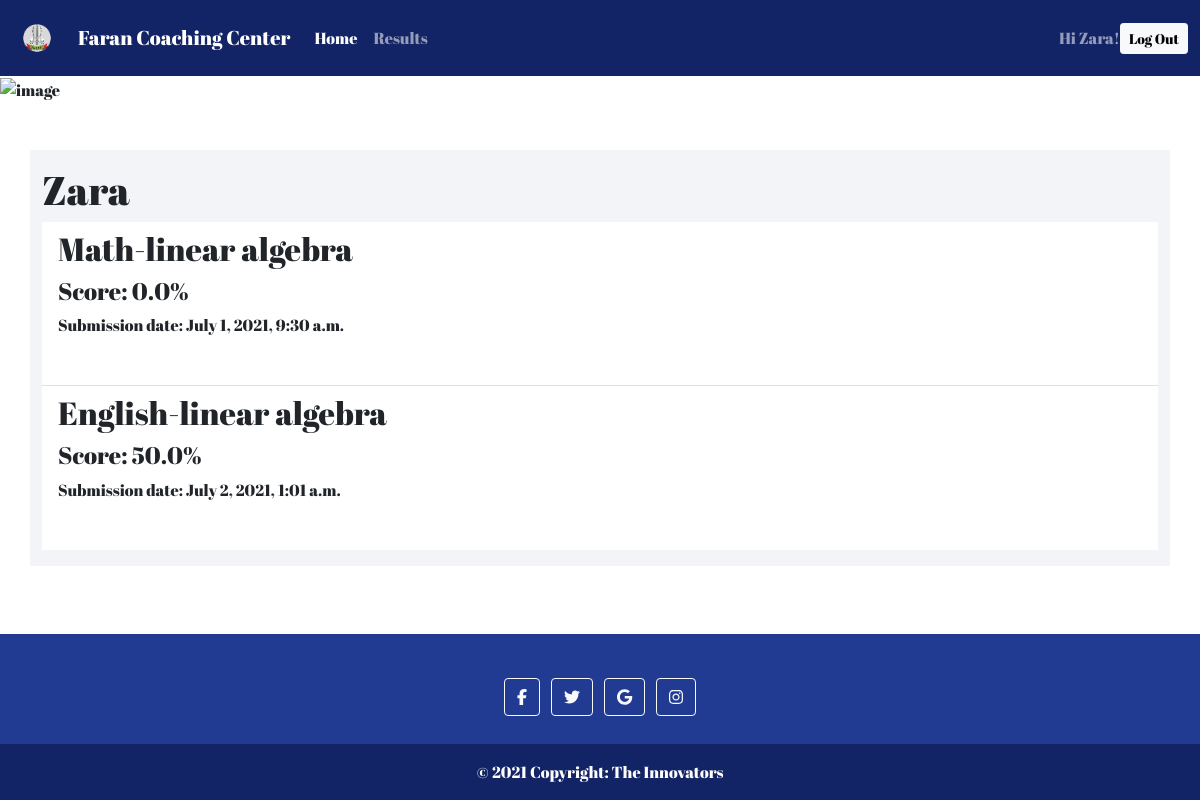
The app's page /user_results (signed in), older data.
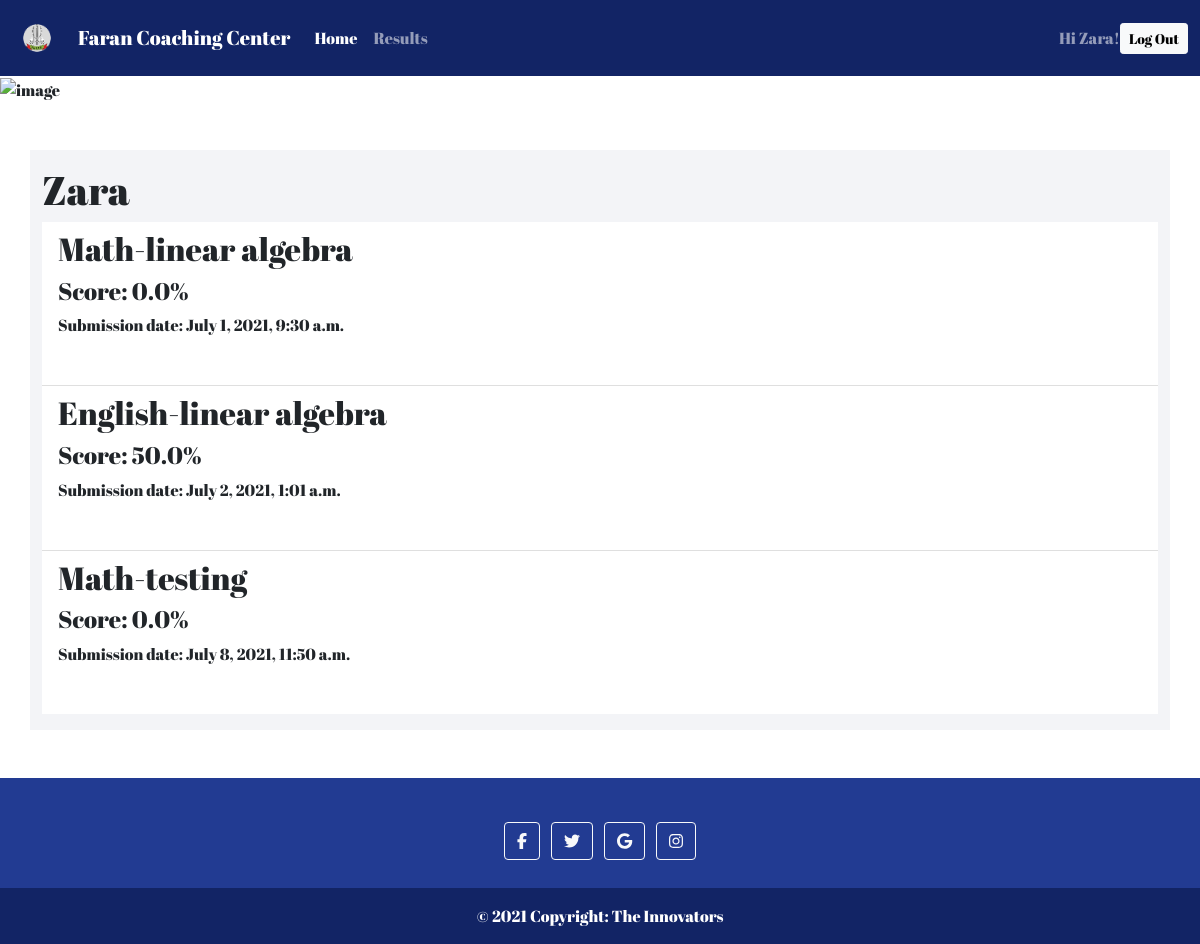
The same page, newer data.
### results/models.py (models this page shows, shortened)
class Result(models.Model):
    test_name = models.ForeignKey(Test, on_delete=models.CASCADE)
    user = models.ForeignKey(User, on_delete=models.CASCADE)
    submitted_date_time = models.DateTimeField(auto_now=False, auto_now_add=False, default=timezone.now)
    score = models.FloatField()

### mcqs/models.py (models this page shows, shortened)
class Test(models.Model):
    name = models.CharField(max_length=120)
    topic = models.CharField(max_length=500)
    number_of_questions = models.IntegerField()
    time = models.IntegerField()
    passing_score = models.IntegerField()
    created_by = models.ForeignKey(User, on_delete=models.CASCADE)
    created_date_time = models.DateTimeField(auto_now=False, auto_now_add=False, default=timezone.now)
    def __str__(self):
        return f"{self.name}-{self.topic}"

### mcqs/views.py (the view)
# urls.py: path('user_results', views.UserResultListView.as_view(), name='user-result-view'),
class UserResultListView(LoginRequiredMixin,ListView):
    model = Result
    template_name = 'mcqs/user_results.html'
    def get_queryset(self):
        return Result.objects.filter(user=self.request.user)

### mcqs/templates/mcqs/user_results.html (shortened to what this page needs)
{% extends "base.html" %}
{% load static %}
{% block content %}
<div class="container mt-5 mb-5 pt-3 pb-3" style="background-color: #F3F4F7;">
<div class="list-group list-group-flush">
<h1>{{user.username}}</h1>
{% if not object_list %}
<h4>No result found</h4>
{% else %}
  {% for obj in object_list %}
  <div class="list-group-item">
    <h2>{{obj.test_name}}</h2>
    <h4>Score: {{obj.score}}%</h4>
    <p>Submission date: {{obj.submitted_date_time}}</p>
    <br>
  </div>
  {% endfor %}
{% endif %}
</div>
</div>
{% endblock content %}

Row changes from the older to the newer data that the page shows:
added Result: test_name "Math-testing", score "0.0", submitted_date_time "July 8, 2021, 11:50 a.m."
